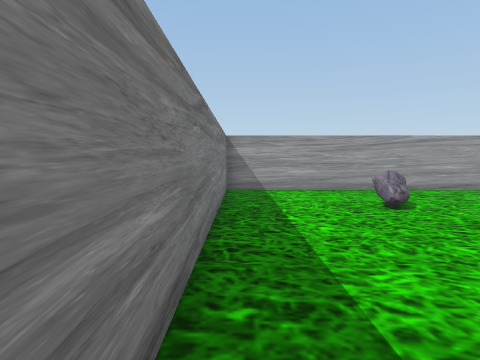
View 1 (above)

12 first-person views from a walk through a Unity game level. The camera is 1.2 m above the floor, tilts 4° down and sees 75° across. The floor is counted in squares, 1 m on a side. Each view is taken from the middle of a square. On the plan, view 1 faces up. The plan holds only what a view shows up to about 13 squares ahead; the rest is blank. The player character is not drawn. Some surface patterns are stand-ins.

View 2
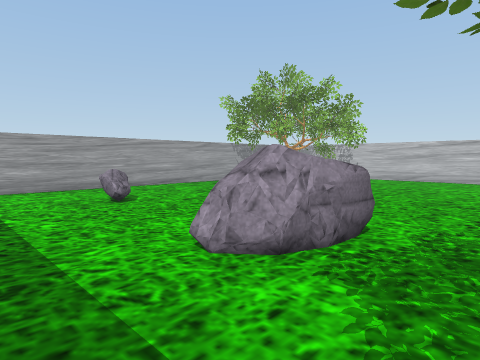

View 3
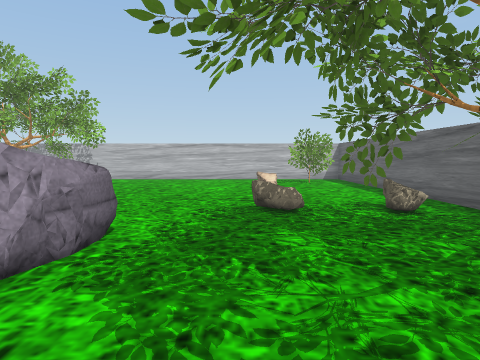

View 4
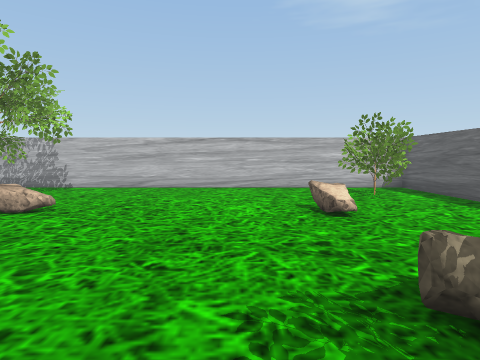

View 5
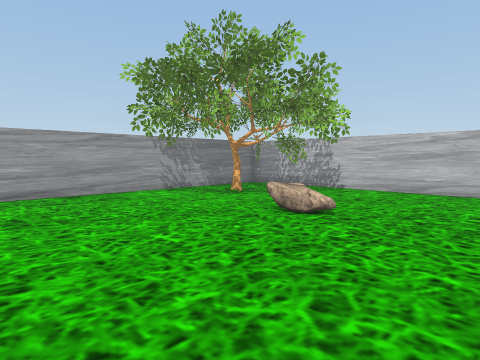

View 6
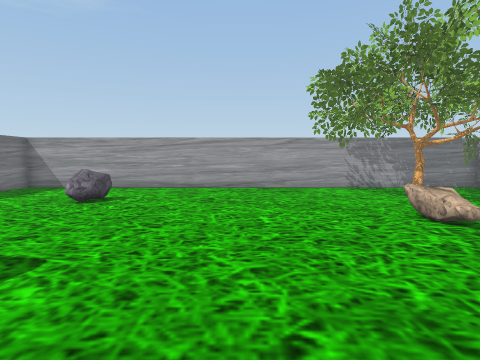

View 7
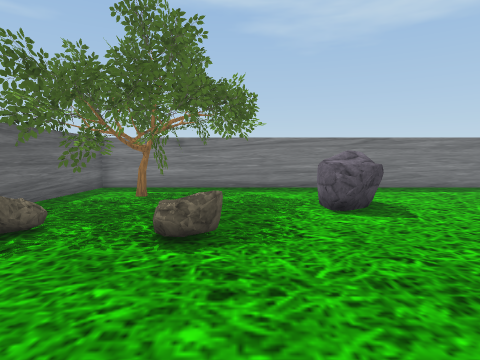

View 8
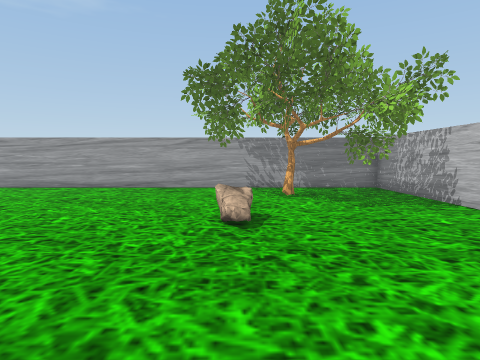

View 9
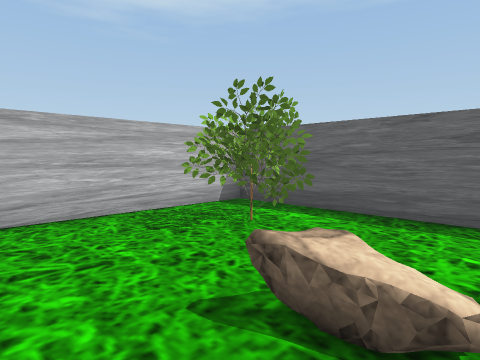

View 10
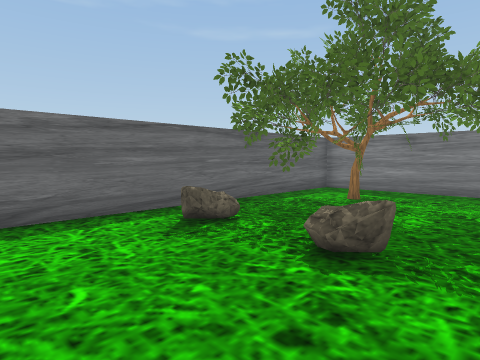

View 11
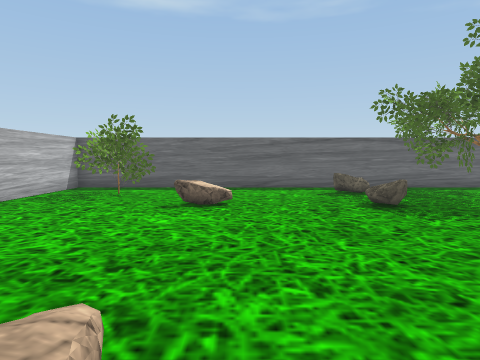

View 12
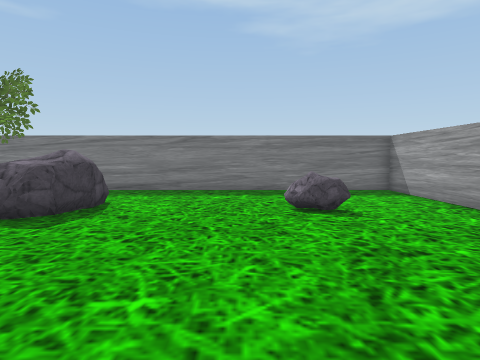

### Floor plan
Key: @ floor where view 1 was taken; # wall or solid block; x gap in a wall; . floor; R rock; T tree; O other object.
Columns run from 1 left of view 1 to 18 right of it. Each row starts with its distance up from view 1.
 12 ####################
 11 #...........x....x.#
 10 #...........T...TTT#
  9 #..............# T #
  8 #...RR.......T..TT #
  7 #....R........T..T.#
  6 #................T.#
  5 #............R.....#
  4 #..................#
  3 #..................#
  2 #...RRR............#
  1 #...RRR............#
  0 #@.................#
 -1 #..T....R..........#
 -2 #T...  .R....RR....#
 -3 #T...TT........T.T.#
 -4 #TTT##T........TTT.#
 -5 #TT  TT.OR.....TTT.#
 -6 #  TTT.......... ..#
 -7 ####################

Where each view was taken, in squares from view 1:
view 1: 0 up, 0 right, facing up
view 2: 1 down, 0 right, facing up-right
view 3: 1 down, 0 right, facing right
view 4: 0 up, 5 right, facing right
view 5: 1 up, 6 right, facing up-right
view 6: 1 down, 8 right, facing up
view 7: 1 down, 12 right, facing left
view 8: 1 down, 12 right, facing up
view 9: 0 up, 11 right, facing down-right
view 10: 0 up, 11 right, facing down-left
view 11: 6 up, 11 right, facing down
view 12: 6 up, 11 right, facing left
